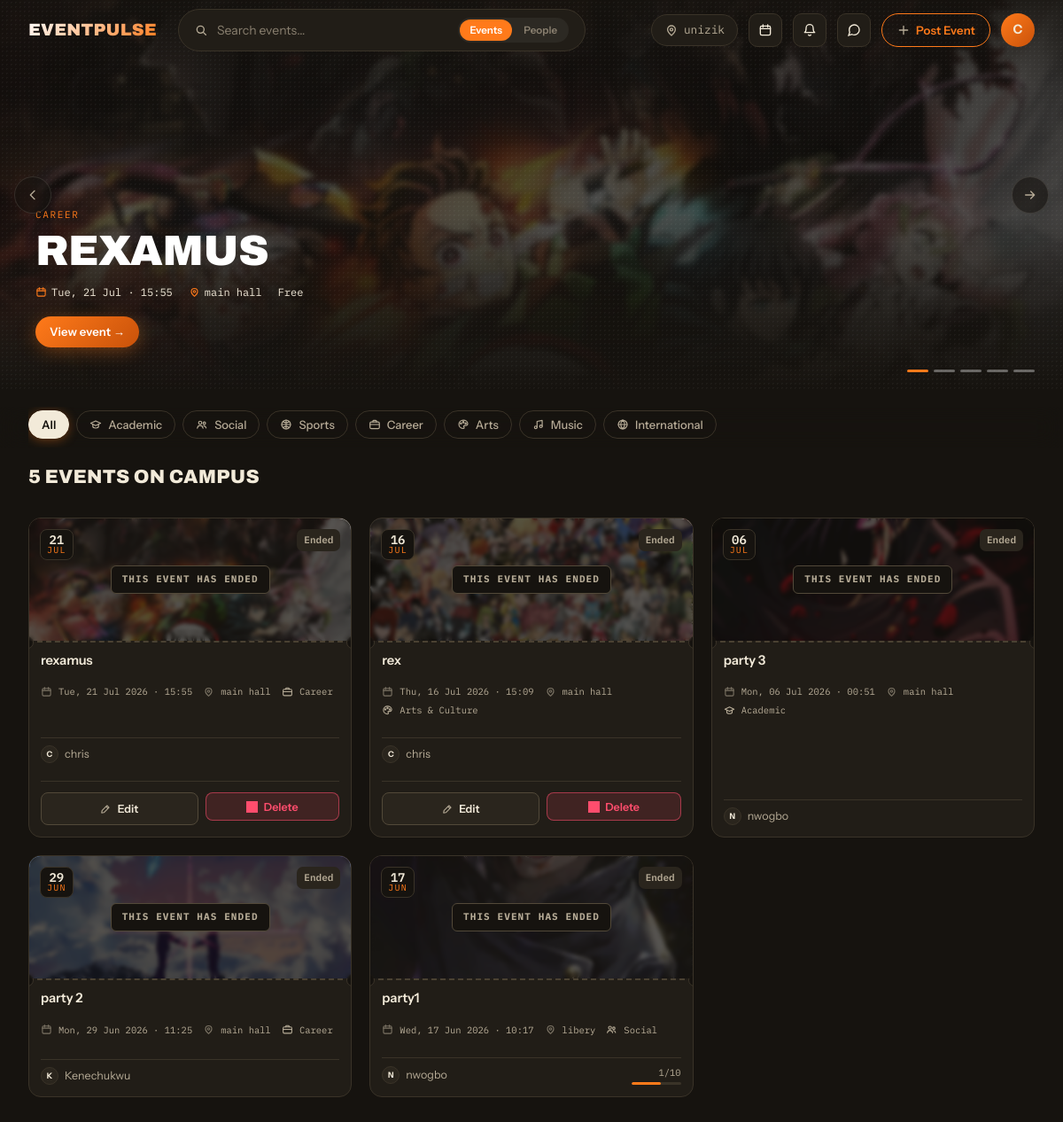
Page /home/ (signed in) on the earlier database version.
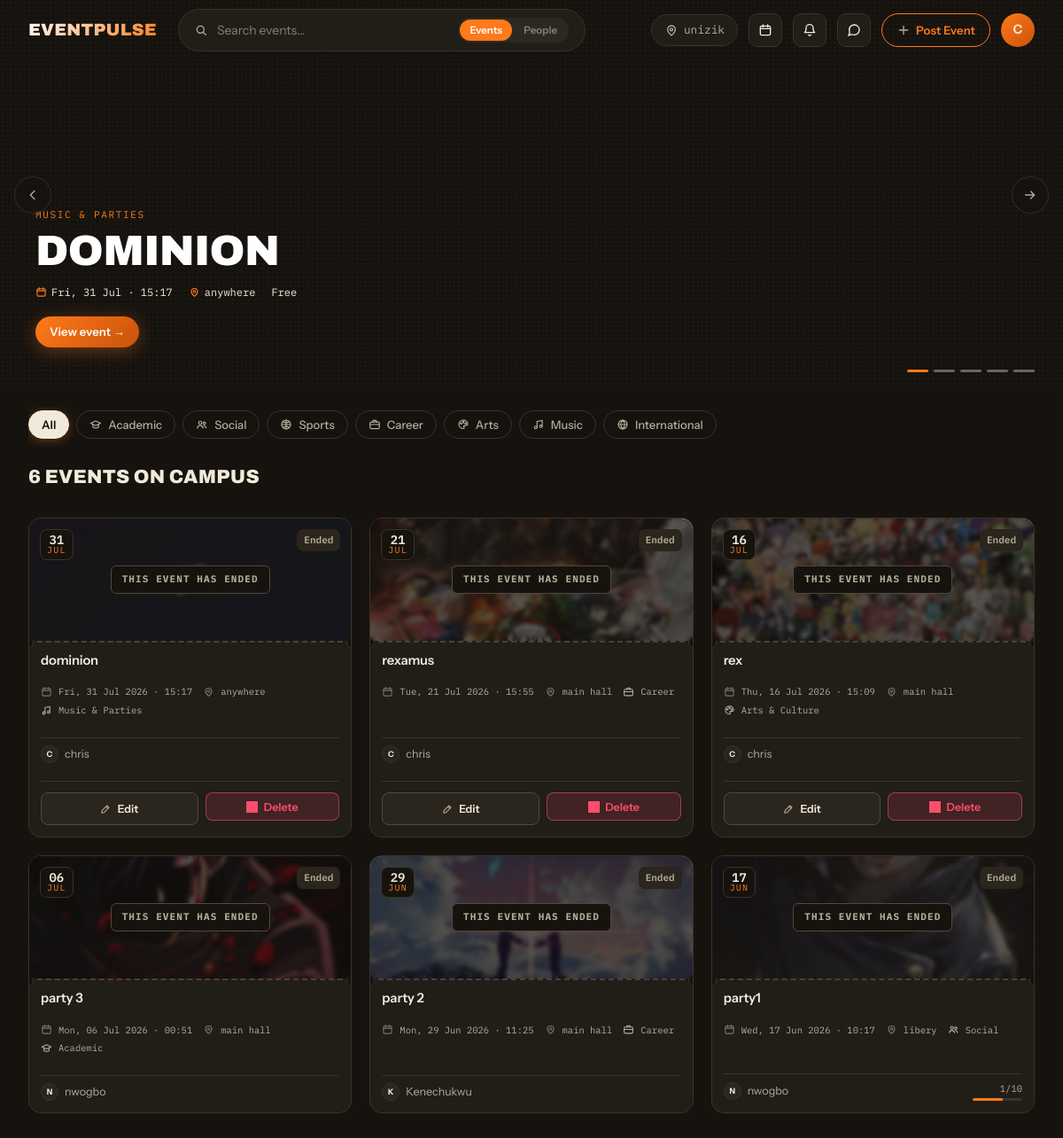
Same page on the later database version.
### events/models.py (models this page shows, shortened)
class Event(models.Model):
    class Status(models.TextChoices):
        DRAFT     = "draft",     "Draft"
        PUBLISHED = "published", "Published"
        CANCELLED = "cancelled", "Cancelled"
        COMPLETED = "completed", "Completed"
    class PriceType(models.TextChoices):
        FREE = "free", "Free"
        PAID = "paid", "Paid"
    title       = models.CharField(max_length=200)
    slug        = models.SlugField(max_length=220, unique=True, blank=True)
    description = models.TextField()
    cover_image = models.ImageField(upload_to="events/covers/", blank=True, null=True)
    organiser = models.ForeignKey(
        settings.AUTH_USER_MODEL,
        on_delete=models.CASCADE,
        related_name="organised_events",
    )
    category = models.ForeignKey(
        Category,
        on_delete=models.SET_NULL,
        null=True,
        blank=True,
        related_name="events",
    )
    location_name    = models.CharField(max_length=200)
    location_address = models.TextField(blank=True)
    location_lat     = models.DecimalField(max_digits=9, decimal_places=6, blank=True, null=True)
    location_lng     = models.DecimalField(max_digits=9, decimal_places=6, blank=True, null=True)
    area             = models.CharField(max_length=100, blank=True, help_text="Neighbourhood or city for filtering")
    start_datetime = models.DateTimeField()
    end_datetime   = models.DateTimeField(blank=True, null=True)
    capacity     = models.PositiveIntegerField(blank=True, null=True, help_text="Leave blank for unlimited")
    price_type   = models.CharField(max_length=10, choices=PriceType.choices, default=PriceType.FREE)
    ticket_price = models.DecimalField(max_digits=10, decimal_places=2, default=0.00)
    is_premium_only = models.BooleanField(default=False, help_text="Only premium users can join")
    is_featured     = models.BooleanField(default=False, help_text="Pin to top of feed")
    status          = models.CharField(max_length=20, choices=Status.choices, default=Status.DRAFT)
    checkin_token = models.UUIDField(
        default=uuid.uuid4,
        editable=False,
        unique=True,
        help_text="Embedded in QR code for check-in",
    )
    qr_code = models.ImageField(
        upload_to="qrcodes/",
        blank=True,
        null=True,
        help_text="Auto-generated on publish",
    )
    created_at = models.DateTimeField(auto_now_add=True)
    updated_at = models.DateTimeField(auto_now=True)
    class Meta:
        verbose_name        = "Event"
        verbose_name_plural = "Events"
        ordering            = ["-is_featured", "-created_at"]
        indexes = [
            models.Index(fields=["status", "start_datetime"]),
            models.Index(fields=["organiser"]),
            models.Index(fields=["category"]),
            models.Index(fields=["area"]),
        ]
    @property
    def is_past(self):
        if self.end_datetime:
            return self.end_datetime < timezone.now()
        return self.start_datetime < timezone.now()
    @property
    def approved_rsvp_count(self):
        return self.rsvps.filter(status=RSVP.Status.APPROVED).count()
    @property
    def is_full(self):
        if self.capacity is None:
            return False
        return self.approved_rsvp_count >= self.capacity
    @property
    def is_free(self):
        return self.price_type == self.PriceType.FREE or self.ticket_price == 0
    @property
    def primary_media(self):
        return self.gallery.first()
    @property
    def display_image_url(self):
        first_image = self.gallery.filter(media_type=EventMedia.MediaType.IMAGE).first()
        if first_image:
            return first_image.file.url
        if self.cover_image:
            return self.cover_image.url
        return None

class Category(models.Model):
    name        = models.CharField(max_length=60, unique=True)
    slug        = models.SlugField(max_length=60, unique=True, blank=True)
    icon        = models.CharField(max_length=10, blank=True, help_text="Emoji e.g. 🎵")
    description = models.TextField(blank=True)
    colour      = models.CharField(max_length=7, default="#4B6BF1", help_text="Hex colour for UI badges")
    created_at  = models.DateTimeField(auto_now_add=True)
    class Meta:
        verbose_name        = "Category"
        verbose_name_plural = "Categories"
        ordering            = ["name"]

class EventMedia(models.Model):
    class MediaType(models.TextChoices):
        IMAGE = "image", "Image"
        VIDEO = "video", "Video"
    event      = models.ForeignKey(Event, on_delete=models.CASCADE, related_name="gallery")
    media_type = models.CharField(max_length=10, choices=MediaType.choices)
    file       = models.FileField(upload_to=event_gallery_upload_path)
    order      = models.PositiveIntegerField(default=0)
    created_at = models.DateTimeField(auto_now_add=True)
    class Meta:
        verbose_name        = "Event Media"
        verbose_name_plural = "Event Media"
        ordering            = ["order", "id"]

### accounts/models.py (models this page shows, shortened)
class User(AbstractUser):
    class Role(models.TextChoices):
        STUDENT = 'student', 'Student'
        SOCIETY = 'society', 'Society / Club'
        STAFF   = 'staff',   'Staff'
        ADMIN   = 'admin',   'Admin'
    class Plan(models.TextChoices):
        FREE    = 'free',    'Free'
        PREMIUM = 'premium', 'Premium'
    class YearOfStudy(models.TextChoices):
        YEAR_1 = '1',  'Year 1 — Fresher'
        YEAR_2 = '2',  'Year 2'
        YEAR_3 = '3',  'Year 3'
        YEAR_4 = '4',  'Year 4'
        YEAR_5 = '5',  'Year 5'
        PG     = 'pg', 'Postgraduate'
        PHD    = 'phd','PhD'
    email           = models.EmailField(unique=True)
    profile_picture = models.ImageField(upload_to='profiles/', blank=True, null=True)
    bio             = models.TextField(blank=True)
    phone_number    = models.CharField(max_length=20, blank=True)
    university      = models.CharField(max_length=200, blank=True)
    department      = models.CharField(max_length=200, blank=True)
    student_id      = models.CharField(max_length=50,  blank=True)
    year_of_study   = models.CharField(
        max_length=5,
        choices=YearOfStudy.choices,
        blank=True,
    )
    role = models.CharField(
        max_length=20,
        choices=Role.choices,
        default=Role.STUDENT,
    )
    plan = models.CharField(
        max_length=20,
        choices=Plan.choices,
        default=Plan.FREE,
    )
    plan_expiry = models.DateTimeField(blank=True, null=True)
    updated_at = models.DateTimeField(auto_now=True)
    USERNAME_FIELD  = 'email'
    REQUIRED_FIELDS = ['username']
    class Meta:
        verbose_name        = 'User'
        verbose_name_plural = 'Users'
        ordering            = ['-date_joined']

### events/views.py (the view, shortened to what this page needs)
# urls.py: path('home/',                           views.home_view,         name='home'),
@login_required(login_url='accounts:login')
def home_view(request):
    query    = request.GET.get('q', '').strip()
    category = request.GET.get('cat', '').strip()
    now      = timezone.now()
    events = Event.objects.filter(
        status=Event.Status.PUBLISHED
    ).select_related('organiser', 'category').annotate(
        approved_count=Count('rsvps', filter=Q(rsvps__status=RSVP.Status.APPROVED))
    ).order_by('-is_featured', '-created_at')
    if category and category != 'all':
        events = events.filter(category__slug=category)
    return render(request, 'events/home.html', {
        'events':     events,
        'query':      query,
        'active_cat': category,
        'now':        now,
    })

### social/context_processors.py (called while the page is built)
def unread_messages(request):
    if not request.user.is_authenticated:
        return {'unread_messages_count': 0}
    count = (
        Message.objects
        .filter(conversation__participants=request.user, is_read=False)
        .exclude(sender=request.user)
        .count()
    )
    return {'unread_messages_count': count}

### templates/events/home.html (shortened to what the changed rows need)
{% extends 'base.html' %}
{% load static %}
{% block content %}
{% if query %}
<div class="ep-search-head">
  <div class="ep-search-head__label">Search results</div>
  <h1 class="ep-search-head__title">"{{ query }}"</h1>
  <div class="ep-search-head__meta">
    <span>{{ events|length }} event{{ events|length|pluralize }} found</span>
    <a href="{% url 'events:home' %}" class="ep-search-head__clear">Clear search</a>
  </div>
</div>
<section class="ep-socialfeed-wrap ep-searchfeed" id="feed">
  <div class="ep-socialfeed">
    {% for event in events %}
    <article class="ep-card ep-card--social" data-cat="{{ event.category.slug|default:'all' }}"
      onclick="window.location.href='{% url "events:detail" event.slug %}'">
      <div class="ep-feed-item__thumb {% if not event.display_image_url %}ep-flyerbg--{{ event.category.slug|default:'academic' }}{% endif %}">
        {% if event.display_image_url %}
          <img src="{{ event.display_image_url }}" alt="{{ event.title }}" loading="lazy">
        {% endif %}
        <div class="ep-feed-item__date">
          <b>{{ event.start_datetime|date:"d" }}</b>
          <span>{{ event.start_datetime|date:"M" }}</span>
        </div>
      </div>
      <div class="ep-feed-item__body">
        <h3 class="ep-feed-item__title">{{ event.title }}</h3>
        <div class="ep-feed-item__meta">
          <span>{{ event.start_datetime|date:"D · H:i" }}</span>
          <span>{{ event.location_name|truncatechars:28 }}</span>
          {% if event.category %}<span>{{ event.category.name }}</span>{% endif %}
        </div>
        <div class="ep-feed-item__foot">
          {% if event.is_past %}
            <span class="ep-feed-item__price ep-feed-item__price--ended">Ended</span>
          {% elif event.is_free %}
            <span class="ep-feed-item__price ep-feed-item__price--free">Free</span>
          {% else %}
            <span class="ep-feed-item__price">₦{{ event.ticket_price }}</span>
          {% endif %}
          <span class="ep-feed-item__organiser">
            <span class="ep-card__organiser-av">{{ event.organiser.username|first|upper }}</span>
            {{ event.organiser.username }}
          </span>
          {% if not event.is_past %}<span class="ep-feed-item__rsvp">View →</span>{% endif %}
        </div>
      </div>
    </article>
    {% empty %}
    <div class="ep-empty">
      <div class="ep-empty-icon ep-empty-icon--events"></div>
      <h3>Nothing found for "{{ query }}"</h3>
      <p>Try a different name, venue, or organiser.</p>
      <a href="{% url 'events:home' %}" class="ep-btn ep-btn--outline" style="margin-top:1rem">Back to all events</a>
    </div>
    {% endfor %}
  </div>
</section>
{% else %}
{% with slides=featured_events|default:events|slice:":5" %}
{% if slides %}
<section class="ep-slideshow js-carousel" id="epSlideshow">
  {% for event in slides %}
  {% with media=event.primary_media %}
  <div class="ep-slide js-car-slide {% if forloop.first %}is-active{% endif %}">
    {% if media and media.media_type == 'video' %}
      <video class="ep-slide__media js-car-video" src="{{ media.file.url }}" muted autoplay loop playsinline preload="metadata"></video>
    {% elif media %}
      <div class="ep-slide__bg" style="background-image:url('{{ media.file.url }}')"></div>
    {% elif event.cover_image %}
      <div class="ep-slide__bg" style="background-image:url('{{ event.cover_image.url }}')"></div>
    {% else %}
      <div class="ep-slide__bg-fallback ep-flyerbg--{{ event.category.slug|default:'academic' }}"></div>
    {% endif %}
    <a href="{% url 'events:detail' event.slug %}" class="ep-slide__linkarea" aria-label="{{ event.title }}"></a>
    <div class="ep-slide__body">
      {% if event.category %}<div class="ep-slide__cat">{{ event.category.name }}</div>{% endif %}
      <div class="ep-slide__title">{{ event.title|truncatechars:64 }}</div>
      <div class="ep-slide__meta">
        <span>{{ event.start_datetime|date:"D, d M · H:i" }}</span>
        <span>{{ event.location_name|truncatechars:40 }}</span>
        {% if event.is_free %}<span>Free</span>{% else %}<span>₦{{ event.ticket_price }}</span>{% endif %}
      </div>
      <span class="ep-btn ep-btn--primary ep-btn--sm">View event →</span>
    </div>
  </div>
  {% endwith %}
  {% endfor %}
  {% if slides|length > 1 %}
  <div class="ep-slideshow__dots">
    {% for event in slides %}
    <button type="button" class="ep-slideshow__dot js-car-dot {% if forloop.first %}is-active{% endif %}" aria-label="Slide {{ forloop.counter }}"></button>
    {% endfor %}
  </div>
  {% endif %}
</section>
{% endif %}
{% endwith %}
<section class="ep-feed" id="feed">
  <div class="ep-feed__header">
    <h2 class="ep-feed__title">
      {% if events %}{{ events|length }} Event{{ events|length|pluralize }} on Campus
      {% else %}Campus Events{% endif %}
    </h2>
  </div>
  <div class="ep-grid">
    {% for event in events %}
    <article class="ep-card" data-cat="{{ event.category.slug|default:'all' }}"
      onclick="window.location.href='{% url "events:detail" event.slug %}'">
      <div class="ep-card__img {% if not event.display_image_url %}ep-flyerbg--{{ event.category.slug|default:'academic' }}{% endif %}">
        {% if event.display_image_url %}
          <img src="{{ event.display_image_url }}" alt="{{ event.title }}" loading="lazy">
        {% else %}
          <div class="ep-card__placeholder">
            <span class="ep-cat-icon ep-cat-icon--{{ event.category.slug|default:'academic' }}" style="width:48px;height:48px;"></span>
          </div>
        {% endif %}
        <div class="ep-datestub">
          <div class="ep-datestub__d">{{ event.start_datetime|date:"d" }}</div>
          <div class="ep-datestub__m">{{ event.start_datetime|date:"M" }}</div>
        </div>
        {% if event.is_past %}
          <span class="ep-pricechip" style="background:var(--card2);color:var(--muted);">Ended</span>
        {% elif event.is_free %}
          <span class="ep-pricechip ep-pricechip--free">Free</span>
        {% else %}
          <span class="ep-pricechip">₦{{ event.ticket_price }}</span>
        {% endif %}
        {% if event.is_past %}
          <div class="ep-card__ended-overlay">
            <span class="ep-card__ended-label">This event has ended</span>
          </div>
        {% endif %}
      </div>
      <div class="ep-perf"></div>
      <div class="ep-card__body">
        <h3 class="ep-card__title">{{ event.title }}</h3>
        <div class="ep-card__meta">
          <div class="ep-card__meta-row">
            <span class="ep-meta-icon ep-meta-icon--calendar"></span>
            {{ event.start_datetime|date:"D, d M Y · H:i" }}
          </div>
          <div class="ep-card__meta-row">
            <span class="ep-meta-icon ep-meta-icon--pin"></span>
            {{ event.location_name }}
          </div>
          {% if event.category %}
          <div class="ep-card__meta-row">
            <span class="ep-cat-icon ep-cat-icon--{{ event.category.slug }}" style="width:13px;height:13px;background-color:var(--muted);"></span>
            {{ event.category.name }}
          </div>
          {% endif %}
        </div>
        <div class="ep-card__footer">
          <div class="ep-card__organiser">
            <div class="ep-card__organiser-av">{{ event.organiser.username|first|upper }}</div>
            <span>{{ event.organiser.username }}</span>
          </div>
          {% if event.capacity %}
            <div class="ep-card__capacity">
              <div>{{ event.approved_count }}/{{ event.capacity }}</div>
              <div class="ep-card__cap-bar">
                <div class="ep-card__cap-fill {% if event.is_full %}ep-card__cap-fill--warn{% endif %}"></div>
              </div>
            </div>
          {% endif %}
        </div>
        {% if request.user.is_authenticated and request.user == event.organiser %}
        <div class="ep-card__own" onclick="event.stopPropagation()">
          <a href="{% url 'events:edit' event.slug %}" class="ep-card__own-btn">
            <span class="ep-icon ep-icon--edit ep-icon--sm"></span>
            Edit
          </a>
          <form method="POST" action="{% url 'events:delete' event.slug %}" style="flex:1;margin:0;"
            onsubmit="return confirm('Delete this event? This cannot be undone.')">
            <button type="submit" class="ep-card__own-btn ep-btn--danger" style="width:100%;">
              <span class="ep-icon ep-icon--trash ep-icon--sm ep-icon--coral"></span>
              Delete
            </button>
          </form>
        </div>
        {% endif %}
      </div>
    </article>
    {% endfor %}
  </div>
</section>
{% endif %}
{% endblock %}

Differences in the rows shown:
added Event: start_datetime "31", start_datetime "JUL", shows "Ended", shows "THIS EVENT HAS ENDED", title "dominion", start_datetime "Fri, 31 Jul 2026 · 15:17", location_name "anywhere", category.name "Music & Parties", organiser.username|first "C", organiser.username "chris", shows "Edit", cover_image empty (drawn)
Other differences:
{{ events|length }}: "5" → "6"
